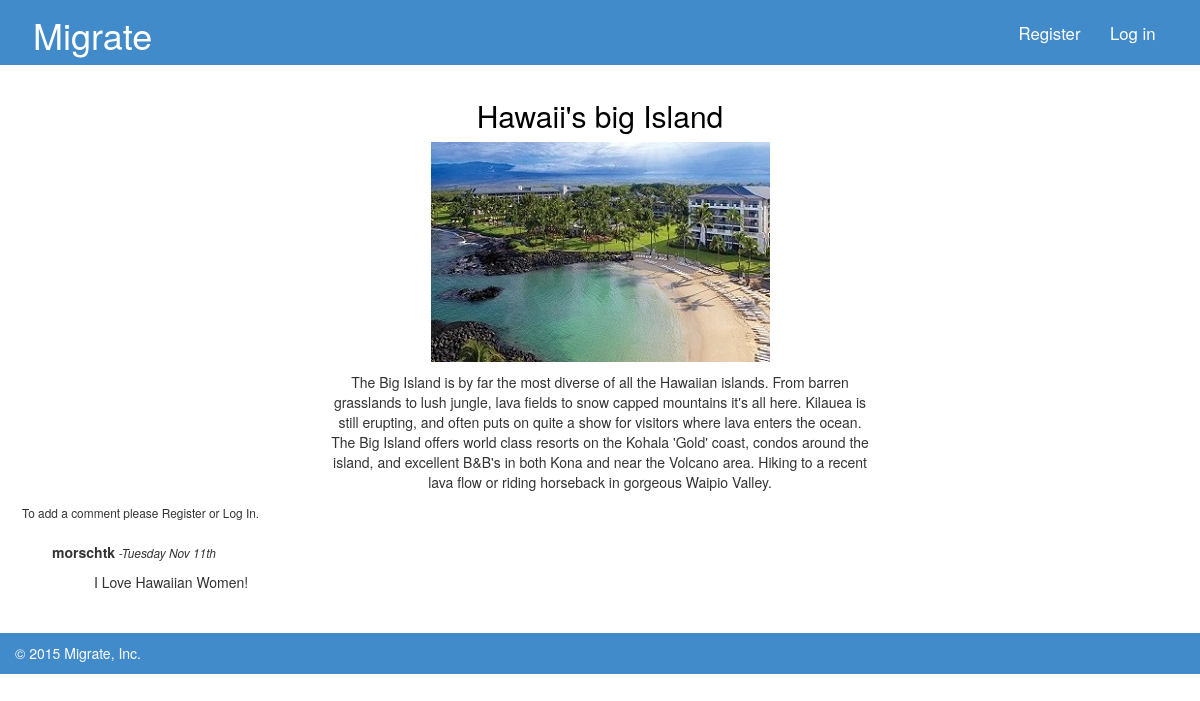
The page /?action=viewDestination&destinationID=2 on the database its author committed.
### tables this page shows
CREATE TABLE IF NOT EXISTS `destinations` (
  `destinationID` int(11) NOT NULL AUTO_INCREMENT,
  `destinationName` varchar(255) NOT NULL,
  `destinationImage` varchar(255) NOT NULL,
  `destinationContent` text NOT NULL,
  PRIMARY KEY (`destinationID`)
);

CREATE TABLE IF NOT EXISTS `comments` (
  `commentID` int(11) NOT NULL AUTO_INCREMENT,
  `content` text NOT NULL,
  `postDate` int(11) NOT NULL,
  `destinationID` int(11) NOT NULL,
  `userName` varchar(255) NOT NULL,
  PRIMARY KEY (`commentID`)
);

### models/destination.php (called while the page is built, shortened)
<?php
	function get_destination_by_destinationID($destinationID){
		global $pdo;
		$query = $pdo->prepare("SELECT * FROM destinations WHERE destinationID = ?");
		$query->bindValue(1, $destinationID);
		$query->execute();
		$destination = $query->fetch();
		return $destination;
	}
?>

### models/comment.php (called while the page is built, shortened)
<?php
	function get_comments($destinationID){
		global $pdo;
		$query = $pdo->prepare("SELECT * FROM comments WHERE destinationID = ?");
		$query->bindValue(1, $destinationID);
		$query->execute();
		$comments = $query->fetchAll();
		return $comments;
	}
?>

### specificDestination.php (the view, shortened to what this page needs)
<?php include('views/header.php'); ?>
<div class="row col-xs-12" id="content">
	<div class="col-xs-12" id="top">
		<h2 class="col-xs-12"><?php echo $destinationName; ?></h2>
		<p class="col-xs-12">
			<img src="<?php echo $destinationImage; ?>" alt="<?php echo $imageAlt; ?>" />
		</p>
		<div class="col-xs-0 col-sm-3"></div>
		<p class="col-xs-12 col-sm-6"><?php echo $destinationContent; ?></p>
		<div class="col-xs-0 col-sm-3"></div>
	</div>
	<div class="col-xs-12" id="middle">
	<?php if(isset($_SESSION['loggedIn'])){ ?>
		<h4 style="margin-bottom: 0px;">Add a comment!</h4>
		<small style="color:#aa0000;"><?php echo $error; ?></small>
		<form id="addCommentForm" action="index.php" method="POST">
			<input type="hidden" name="action" value="addComment" />
			<input type="hidden" name="destinationID" value="<?php echo $destinationID; ?>" />
			<textarea rows="7" id="commentContent" placeholder="Enter your comment here!" name="content"></textarea><br />
			<input type="submit" value="Add Comment" />
		</form>
		<script type="text/javascript">
			document.getElementById('addCommentForm').onsubmit = function(){
				if(document.getElementById('commentContent').value.length === 0){
					alert("Please type a comment.");
					return false;
				}else{
					console.log("something");
					return true;
				}
			}
		</script>
	<?php } else { ?>
		<small>To add a comment please Register or Log In.</small>
		<br /><br />
	<?php } ?>
	</div>
	<div class="col-xs-12" id="bottom">
		<?php foreach ($comments as $comment) {
			$name = $comment['userName']; ?>
			<ul class="commentList col-xs-12">
				<li class="col-xs-12">
					<p class="userCommented"><?php echo $name; ?></p>
					<p class="commentDate"> -<?php echo date('l M jS', $comment['postDate']); ?></p>
				</li>
				<li class="col-xs-12">
					<p class="theComment"><?php echo $comment['content']; ?></p>
				</li>
			</ul>
		<?php } ?>
	</div>
</div>
<?php include('views/footer.php'); ?>

### css/style.css (style rules this page uses)
body { width: 100%; margin-top: 0; background-color: #000; font-family: Arial, Helvetica, sans-serif; height: inherit; }
#content { margin: 0 auto; float: left; background-color: #fff; padding: 1em .5em 1.5em .5em; }
#top { float: left; }
#top h2 { color: #000; text-align: center; float: left; }
#top p { text-align: center; float: left; }
#middle h4, #middle small { text-align: center; }
#bottom { float: left; }
.commentList { list-style: none; float: left; }
.commentList li { float: left; width: 100%; }
.commentList p { float: left; }
.userCommented { font-weight: bold; }
.commentDate { font-size: .85em; font-style: italic; margin-left: .3em; margin-top: .25em; }
.theComment { margin-left: 3em; }

### rows shown on the page
destinations: destinationName "Hawaii's big Island", destinationImage (picture), destinationContent "The Big Island is by far the most diverse of all the Hawaiian islands. From barren grasslands to lush jungle, lava fields to snow capped mountains it's all here. Kilauea is still erupting, and often puts on quite a show for visitors where lava enters the ocean. The Big Island offers world class resorts on the Kohala 'Gold' coast, condos around the island, and excellent B&B's in both Kona and near the Volcano area. Hiking to a recent lava flow or riding horseback in gorgeous Waipio Valley."
comments: userName "morschtk", postDate "Tuesday Nov 11th", content "I Love Hawaiian Women!"
